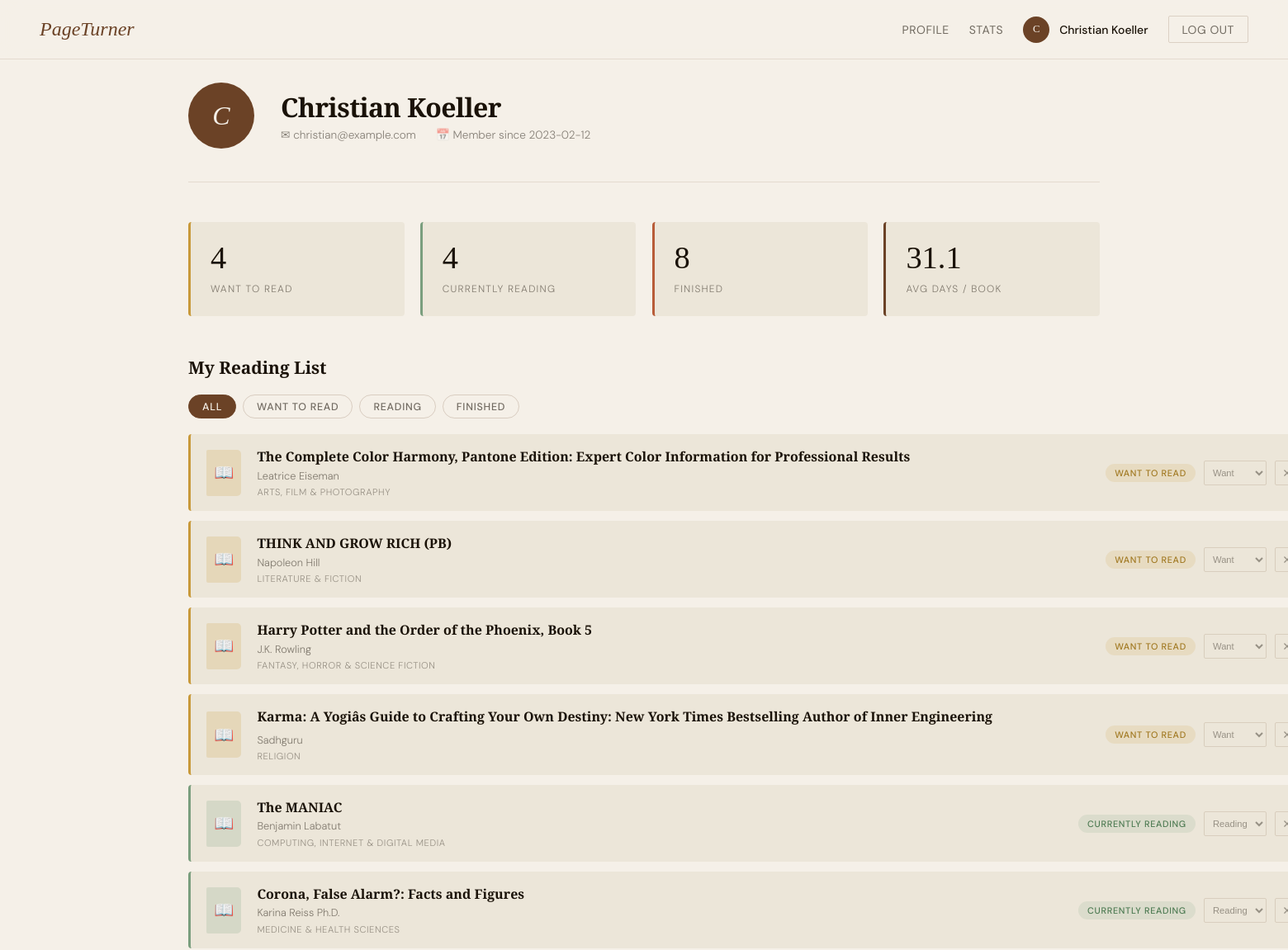
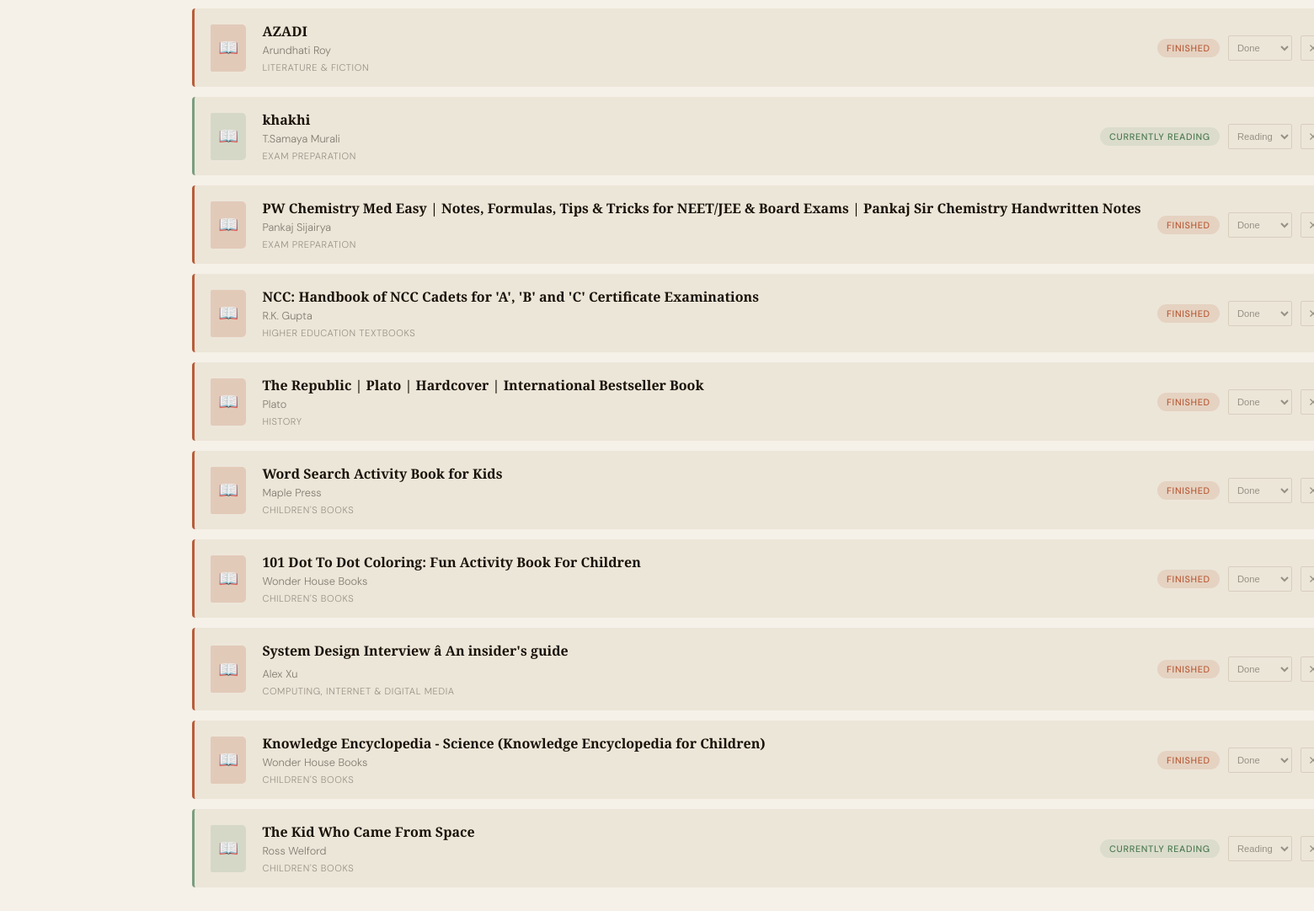
/dashboard (signed in), run on the app's committed database (2 pictures, top to bottom).
### tables this page shows
CREATE TABLE User (
    UserID   INTEGER PRIMARY KEY AUTOINCREMENT,
    Name     TEXT    NOT NULL,
    Email    TEXT    NOT NULL UNIQUE,
    Password TEXT    NOT NULL,
    JoinDate TEXT    NOT NULL
);

CREATE TABLE References_ (
    BookID    INTEGER NOT NULL,
    ListID    INTEGER NOT NULL,
    Status    TEXT    NOT NULL CHECK(Status IN ('want to read','currently reading','finished')),
    DateAdded TEXT    NOT NULL,
    StartDate TEXT,
    EndDate   TEXT,
    PRIMARY KEY (BookID, ListID),
    FOREIGN KEY (BookID) REFERENCES Book(BookID) ON DELETE CASCADE,
    FOREIGN KEY (ListID) REFERENCES List(ListID) ON DELETE CASCADE
);

CREATE TABLE Book (
    BookID  INTEGER PRIMARY KEY AUTOINCREMENT,
    Title   TEXT    NOT NULL,
    Author  TEXT,
    Genre   TEXT
);

### Backend.py (the view)
@app.route("/dashboard")
def dashboard():
    user_id = session.get("user_id")
    if not user_id:
        return redirect("/login-page")
    conn = get_db()
    user = conn.execute(
        "SELECT * FROM User WHERE UserID = ?", (user_id,)
    ).fetchone()
    reading_list = conn.execute("""
        SELECT b.BookID, b.Title, b.Author, b.Genre,
               r.Status, r.DateAdded, r.StartDate, r.EndDate
        FROM   List l
        JOIN   References_ r ON l.ListID = r.ListID
        JOIN   Book b        ON r.BookID = b.BookID
        WHERE  l.UserID = ?
        ORDER  BY r.DateAdded DESC
    """, (user_id,)).fetchall()
    status_counts = conn.execute("""
        SELECT r.Status, COUNT(*) as count
        FROM   List l
        JOIN   References_ r ON l.ListID = r.ListID
        WHERE  l.UserID = ?
        GROUP  BY r.Status
    """, (user_id,)).fetchall()
    genre_counts = conn.execute("""
        SELECT b.Genre, COUNT(*) as count
        FROM   List l
        JOIN   References_ r ON l.ListID  = r.ListID
        JOIN   Book b        ON r.BookID  = b.BookID
        WHERE  l.UserID = ?
        GROUP  BY b.Genre
        ORDER  BY count DESC
    """, (user_id,)).fetchall()
    avg_days = conn.execute("""
        SELECT ROUND(AVG(
            JULIANDAY(r.EndDate) - JULIANDAY(r.DateAdded)
        ), 1) as avg_days
        FROM   List l
        JOIN   References_ r ON l.ListID = r.ListID
        WHERE  l.UserID = ?
        AND    r.Status = 'finished'
        AND    r.EndDate   IS NOT NULL
    """, (user_id,)).fetchone()
    slow_reads = conn.execute("""
        SELECT b.Title, b.Author,
               ROUND(JULIANDAY('now') - JULIANDAY(r.StartDate)) as days_reading
        FROM   List l
        JOIN   References_ r ON l.ListID = r.ListID
        JOIN   Book b        ON r.BookID = b.BookID
        WHERE  l.UserID = ?
        AND    r.Status = 'currently reading'
        AND    r.StartDate IS NOT NULL
        AND    JULIANDAY('now') - JULIANDAY(r.StartDate) > 30
        ORDER  BY days_reading DESC
    """, (user_id,)).fetchall()
    conn.close()
    status_dict = {row["Status"]: row["count"] for row in status_counts}
    total_finished = max(status_dict.get("finished", 1), 1)
    genres = [
        {
            "name":  row["Genre"],
            "count": row["count"],
            "pct":   round(row["count"] / total_finished * 100)
        }
        for row in genre_counts
    ]
    stats = {
        "want_to_read":      status_dict.get("want to read", 0),
        "currently_reading": status_dict.get("currently reading", 0),
        "finished":          status_dict.get("finished", 0),
        "avg_days":          float(dict(avg_days)["avg_days"]) if avg_days and dict(avg_days)["avg_days"] else 0.0,
        "genres":            genres
    }
    status_class_map = {
        "want to read":      "want",
        "currently reading": "reading",
        "finished":          "done"
    }
    books = [
        {
            "BookID":       row["BookID"],
            "title":        row["Title"],
            "author":       row["Author"],
            "genre":        row["Genre"],
            "status":       row["Status"],
            "status_class": status_class_map.get(row["Status"], "want"),
            "date_added":   row["DateAdded"],
            "start_date":   row["StartDate"],
            "end_date":     row["EndDate"]
        }
        for row in reading_list
    ]
    pace_alerts = [
        {
            "title": row["Title"],
            "days":  int(row["days_reading"])
        }
        for row in slow_reads
    ]
    return render_template(
        "user.html",
        user=dict(user),
        reading_list=books,
        stats=stats,
        pace_alerts=pace_alerts
    )

### Backend.py (called while the page is built)
def get_db():
    conn = sqlite3.connect(DB_PATH)
    conn.execute("PRAGMA foreign_keys = ON")
    conn.row_factory = sqlite3.Row  # lets you access columns by name
    return conn

### templates/user.html (shortened to what this page needs)
<!DOCTYPE html>
<html lang="en">
<head>
</head>
<body>
  <nav>
    <a href="/dashboard" class="nav-logo">PageTurner</a>
    <div class="nav-links">
      <a href="/profile">Profile</a>
      <a href="/stats">Stats</a>
      <div class="nav-user">
        <div class="nav-avatar">{{ user.Name[0] }}</div>
        <span>{{ user.Name }}</span>
      </div>
      <a href="/logout" class="btn-logout">Log Out</a>
    </div>
  </nav>
  <div class="page-wrapper">
    <div class="profile-header">
      <div class="profile-avatar">{{ user.Name[0] }}</div>
      <div class="profile-info">
        <h1>{{ user.Name }}</h1>
        <div class="profile-meta">
          <span>✉ {{ user.Email }}</span>
          <span>📅 Member since {{ user.JoinDate }}</span>
        </div>
      </div>
    </div>
    <div class="stats-row">
      <div class="stat-card gold">
        <span class="stat-number">{{ stats.want_to_read }}</span>
        <span class="stat-label">Want to Read</span>
      </div>
      <div class="stat-card sage">
        <span class="stat-number">{{ stats.currently_reading }}</span>
        <span class="stat-label">Currently Reading</span>
      </div>
      <div class="stat-card rust">
        <span class="stat-number">{{ stats.finished }}</span>
        <span class="stat-label">Finished</span>
      </div>
      <div class="stat-card brown">
        <span class="stat-number">{{ stats.avg_days }}</span>
        <span class="stat-label">Avg Days / Book</span>
      </div>
    </div>
    <div class="main-grid">
      <div class="catalog">
        <div class="section-top">
          <h2 class="section-title">My Reading List</h2>
        </div>
        <div class="filter-tabs">
          <button class="filter-tab active" onclick="filterBooks('all', this)">All</button>
          <button class="filter-tab" onclick="filterBooks('want', this)">Want to Read</button>
          <button class="filter-tab" onclick="filterBooks('reading', this)">Reading</button>
          <button class="filter-tab" onclick="filterBooks('done', this)">Finished</button>
        </div>
        <div class="book-list" id="book-list">
          {% for book in reading_list %}
          <div class="book-item {{ book.status_class }}" data-status="{{ book.status_class }}">
            <div class="book-thumb {{ book.status_class }}">📖</div>
            <div class="book-info">
              <div class="book-title">{{ book.title }}</div>
              <div class="book-author">{{ book.author }}</div>
              <div class="book-genre">{{ book.genre }}</div>
            </div>
            <div class="book-actions">
              <span class="status-badge badge-{{ book.status_class }}">{{ book.status }}</span>
              <select class="icon-btn" style="width:auto; padding: 0.2rem 0.4rem; font-size:0.7rem;"
                      data-book-id="{{ book.BookID }}"
                      onchange="updateStatus(this.dataset.bookId, this.value)"
                      title="Change status">
                <option value="want"    {% if book.status_class == 'want'    %}selected{% endif %}>Want</option>
                <option value="reading" {% if book.status_class == 'reading' %}selected{% endif %}>Reading</option>
                <option value="done"    {% if book.status_class == 'done'    %}selected{% endif %}>Done</option>
              </select>
              <button class="icon-btn" onclick="removeBook('{{ book.BookID }}')" title="Remove">✕</button>
            </div>
          </div>
          {% else %}
          <div class="empty-state">
            <span>📚</span>
            Your list is empty — search for a book to get started!
          </div>
          {% endfor %}
        </div>
      </div>
    </div>
  </div>
</body>
</html>

### data on the page
User: Name "C", Name "Christian Koeller", Email "christian@example.com", JoinDate "2023-02-12"
References_: title "The Complete Color Harmony, Pantone Edition: Expert Color Information for Professional Results", author "Leatrice Eiseman", genre "ARTS, FILM & PHOTOGRAPHY", status "WANT TO READ", BookID "Want"
References_: title "THINK AND GROW RICH (PB)", author "Napoleon Hill", genre "LITERATURE & FICTION", status "WANT TO READ", BookID "Want"
References_: title "Harry Potter and the Order of the Phoenix, Book 5", author "J.K. Rowling", genre "FANTASY, HORROR & SCIENCE FICTION", status "WANT TO READ", BookID "Want"
References_: title "Karma: A Yogiâs Guide to Crafting Your Own Destiny: New York Times Bestselling Author of Inner Engineering", author "Sadhguru", genre "RELIGION", status "WANT TO READ"
References_: title "The MANIAC", author "Benjamin Labatut", genre "COMPUTING, INTERNET & DIGITAL MEDIA", status "CURRENTLY READING", BookID "Reading"
References_: title "Corona, False Alarm?: Facts and Figures", author "Karina Reiss Ph.D.", genre "MEDICINE & HEALTH SCIENCES", status "CURRENTLY READING"
References_: title "AZADI", author "Arundhati Roy", genre "LITERATURE & FICTION", status "FINISHED", BookID "Done"
References_: title "khakhi", author "T.Samaya Murali", genre "EXAM PREPARATION", status "CURRENTLY READING", BookID "Reading"
References_: title "PW Chemistry Med Easy | Notes, Formulas, Tips & Tricks for NEET/JEE & Board Exams | Pankaj Sir Chemistry Handwritten Notes", author "Pankaj Sijairya", genre "EXAM PREPARATION", status "FINISHED", BookID "Done"
References_: title "NCC: Handbook of NCC Cadets for 'A', 'B' and 'C' Certificate Examinations", author "R.K. Gupta", genre "HIGHER EDUCATION TEXTBOOKS", status "FINISHED", BookID "Done"
References_: title "The Republic | Plato | Hardcover | International Bestseller Book", author "Plato", genre "HISTORY", status "FINISHED", BookID "Done"
References_: title "Word Search Activity Book for Kids", author "Maple Press", genre "CHILDREN'S BOOKS", status "FINISHED", BookID "Done"
References_: title "101 Dot To Dot Coloring: Fun Activity Book For Children", author "Wonder House Books", genre "CHILDREN'S BOOKS", status "FINISHED", BookID "Done"
References_: title "System Design Interview â An insider's guide", author "Alex Xu", genre "COMPUTING, INTERNET & DIGITAL MEDIA", status "FINISHED", BookID "Done"
References_: title "Knowledge Encyclopedia - Science (Knowledge Encyclopedia for Children)", author "Wonder House Books", genre "CHILDREN'S BOOKS", status "FINISHED", BookID "Done"
References_: title "The Kid Who Came From Space", author "Ross Welford", genre "CHILDREN'S BOOKS", status "CURRENTLY READING", BookID "Reading"

### other printed values
{{ stats.want_to_read }} "4"
{{ stats.currently_reading }} "4"
{{ stats.finished }} "8"
{{ stats.avg_days }} "31.1"
